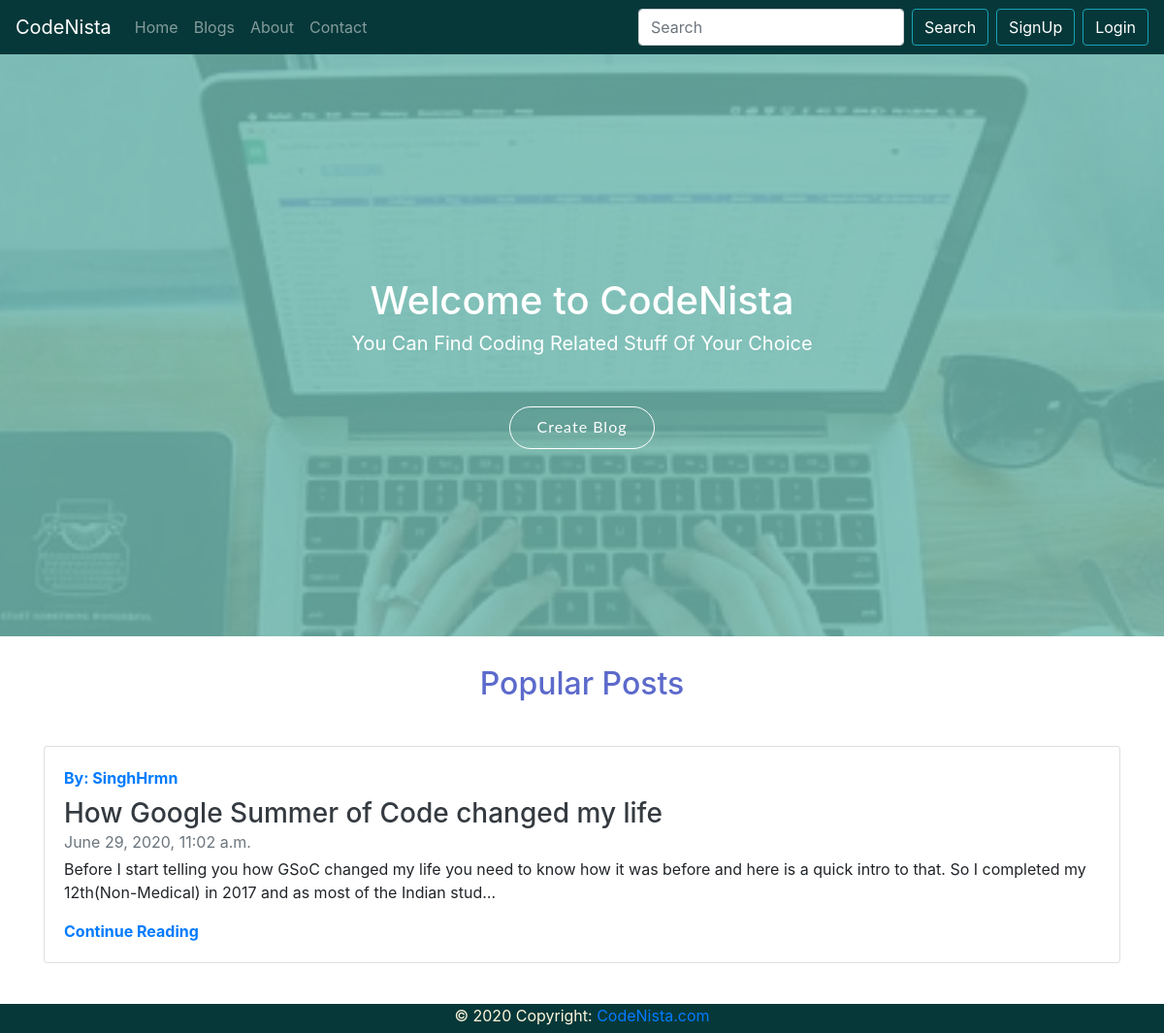
The app's page /, older data.
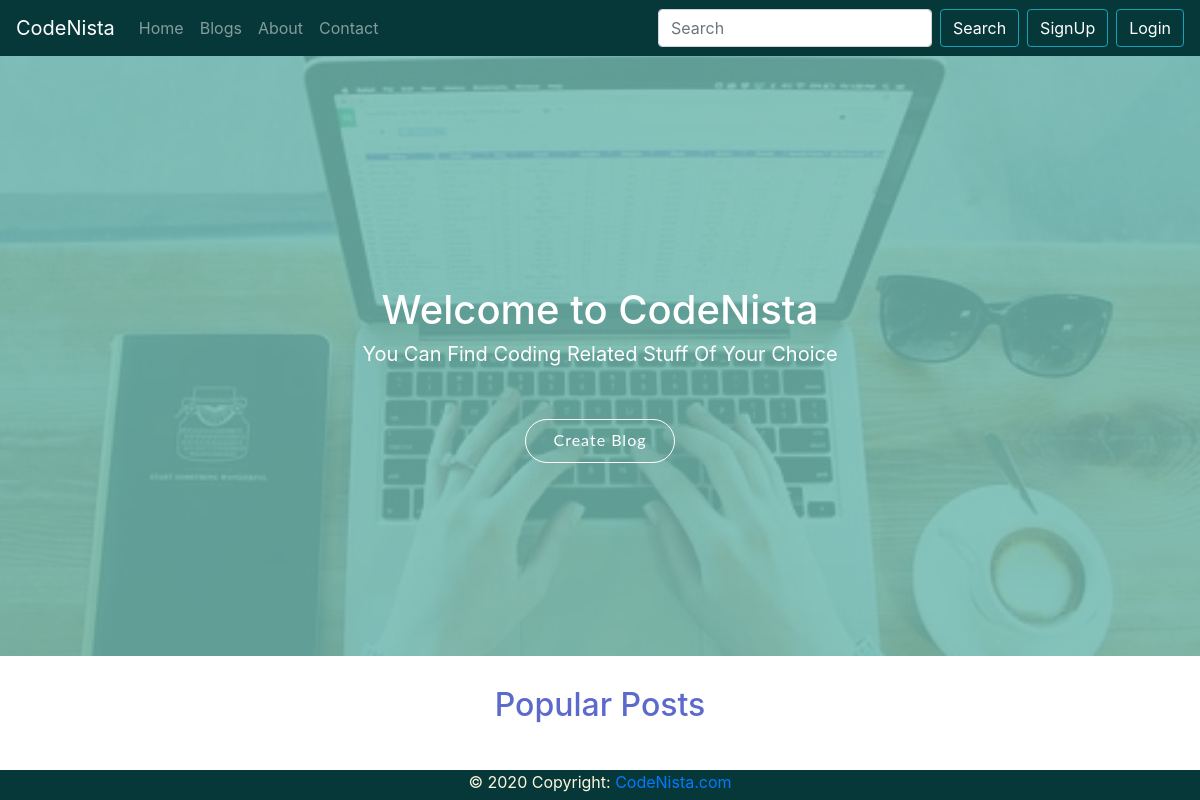
The same page, newer data.
### blog/models.py (models this page shows, shortened)
class Post(models.Model):
    sno = models.AutoField(primary_key=True)
    title = models.CharField(max_length=255)
    summary = models.CharField(max_length=300)
    content = models.TextField()
    author = models.CharField(max_length=20)
    slug = models.CharField(max_length=500)
    timestamp = models.DateTimeField(default=now,blank=True)

### home/views.py (the view)
# urls.py: 2. Add a URL to urlpatterns:  path('', views.home, name='home')
def home(request):
    topposts = PostView.objects.values('post').annotate(dcount=Count('post'))[0:4]
    list=[]
    for x in topposts:
        post = Post.objects.filter(sno=x['post']).first()
        list.append(post)
    context = {
        'topposts':list
    }
    return render(request,'home/home.html',context)

### templates/home/home.html (shortened to what this page needs)
{% extends 'base.html' %}
{% block body %}
    <section id="hero">
      <div class="hero-container">
        <h1>Welcome to CodeNista</h1>
        <h2 class='lead'> <b>You Can Find Coding Related Stuff Of Your Choice</b> </h2>
        <a href="/blog/createpost" class="btn-get-started scrollto">Create Blog</a>
      </div>
    </section>
    <section style="margin-bottom:-55px; margin-top:110px">
      <div class="container">
        <div class="text-center" style="margin-top:60px;color:#5c6acb">
          <h2>Popular Posts</h2>
        </div>
      </div>
    </section>
<div class="container mb-5" style="margin-top:100px">
    {% for post in topposts %}
    <div class="row mb-2">
        <div class="col-sm">
          <div class="card flex-md-row mb-4 box-shadow h-md-250">
            <div class="card-body d-flex flex-column align-items-start">
              <strong class="d-inline-block mb-2 text-primary">By: {{post.author}}</strong>
              <h3 class="mb-0">
                <a class="text-dark" href="/blog/{{post.slug}}">{{post.title}}</a>
              </h3>
              <div class="mb-1 text-muted">{{post.timestamp}} </div>
              <p class="card-text mb-auto">{{post.content|safe|truncatechars:200}}</p>
              <strong><a href="/blog/{{post.slug}}">Continue Reading</a></strong>
            </div>
          </div>
        </div>
    </div>
    {% endfor %}
</div>
{% endblock body %}

### templates/base.html (shortened to what this page needs)
<!doctype html>
<html lang="en">
  <head>
    <link rel="stylesheet" href="https://maxcdn.bootstrapcdn.com/bootstrap/4.0.0/css/bootstrap.min.css">
  </head>
  <body style="min-height:100%">
    {% include 'navbar.html' %}
{% block body %}
{% endblock %}
{% include 'footer.html' %}
  </body>
</html>

### templates/navbar.html (shortened to what this page needs)
<nav class="navbar navbar-expand-lg navbar-dark" style="background-color:#073839">
    <a class="navbar-brand" href="/">CodeNista</a>
    <div class="collapse navbar-collapse" id="navbarSupportedContent">
      <ul class="navbar-nav mr-auto">
        <li class="nav-item">
          <a class="nav-link" href="/">Home <span class="sr-only">(current)</span></a>
        </li>
        <li class="nav-item">
          <a class="nav-link" href="/blog/">Blogs</a>
        </li>
        <li class="nav-item">
          <a class="nav-link" href="/about/">About</a>
        </li>
        <li class="nav-item">
          <a class="nav-link" href="/contact/">Contact</a>
        </li>
      </ul>
      <form method="get" action="/search" class="form-inline my-2 my-lg-0">
        <input class="form-control mr-sm-2" type="search" placeholder="Search" name="search" id="search" aria-label="Search">
        <button class="btn btn-outline-info my-2 mr-2 my-sm-0" style="color:white" type="submit">Search</button>
      </form>
      {% if user.is_authenticated %}
      <ul class="navbar-nav ml-2" style='margin-right:30px'>
        <li class="nav-item dropdown">
        <a class="dropdown-toggle ml-2 btn btn-outline-info" style="color:white" href="#" id="navbarDropdown" role="button" data-toggle="dropdown" aria-haspopup="true" aria-expanded="false">Welcome {{user.username}}</a>
          <div class="dropdown-menu" aria-labelledby="navbarDropdown">
            <a class="dropdown-item" href="/blog/createpost">CreatePost</a>
            <a class="dropdown-item" href="/blog/myblogs">MyBlogs</a>
            <a class="dropdown-item" href="/blog/mybookmarks">MyBookmarks</a>
            <a class="dropdown-item" href="/logoutuser">Logout</a>
          </div>
        </li>
      </ul>
      {% else %}
        <button type="button" style="color:white" class="btn btn-outline-info my-2 mr-2 my-sm-0 " data-toggle="modal" data-target="#signupmodal">
          SignUp
        </button>
        <button type="button" style="color:white" class="btn btn-outline-info my-2 my-sm-0 " data-toggle="modal" data-target="#loginmodal">
          Login
        </button>
      {% endif %}
    </div>
  </nav>

### templates/footer.html (shortened to what this page needs)
<div class="footer" style="background-color:#073839">
    <h10 style='color: cornsilk;'>© 2020 Copyright:</h10>
    <a href="/">CodeNista.com</a>
</div>

### templates/home/home.html (style rules this page uses)
#hero { width: 100%; height: 75vh; background: url("../../../static/images/typing1.jpg") top center; background-size: cover; position: relative; margin-bottom: -80px; }
#hero:before { content: ""; background: rgba(112, 185, 176, 0.85); position: absolute; bottom: 0; top: 0; left: 0; right: 0; }
#hero .hero-container { position: absolute; bottom: 0; top: 0; left: 0; right: 0; display: flex; padding-top: 80px; align-items: center; flex-direction: column; text-align: center; margin-top:150px; color:white; }
#hero .btn-get-started { font-family: "Lato", sans-serif; font-weight: 400; font-size: 16px; letter-spacing: 1px; display: inline-block; padding: 8px 28px 10px 28px; border-radius: 50px; transition: 0.5s; border: 1px solid #fff; color: #fff; margin-top:45px }
@media (min-width: 1024px) { #hero { background-attachment: fixed; } }

### templates/footer.html (style rules this page uses)
.footer { position: fixed; left: 0; bottom: 0; width: 100%; text-align: center; height: 30px; }

Row changes from the older to the newer data that the page shows:
removed Post: author "SinghHrmn", title "How Google Summer of Code changed my life", timestamp "June 29, 2020, 11:02 a.m.", content "Before I start telling you how GSoC changed my life you need to know how it was before and here is a quick intro to that. So I completed my 12th(Non-Medical) in 2017 and as most of the Indian stud…"
